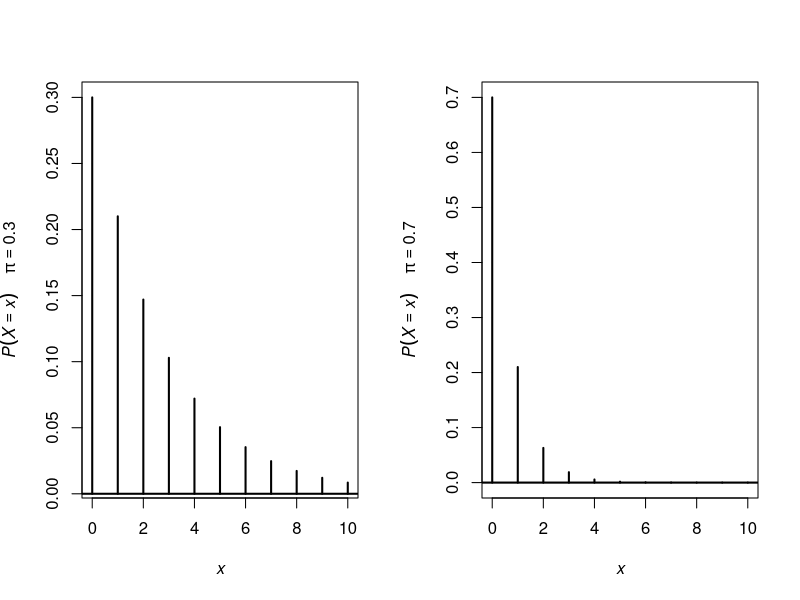

This figure's R source:
PI <- c(0.3, 0.7) ; x <- 0 : 10
xlab <- expression(italic(x))
x11()
par(mfrow = c(1, 2))
for(i in 1 : 2){
  density <- dgeom(x, PI[i])
  ylab <- bquote(italic(P(X==x)~~~~~pi) == .(PI[i]))
  plot(x, density, type = 'h', lwd = 2,
    xlab = xlab, ylab = ylab)
  abline(h = 0, lwd = 2)
}